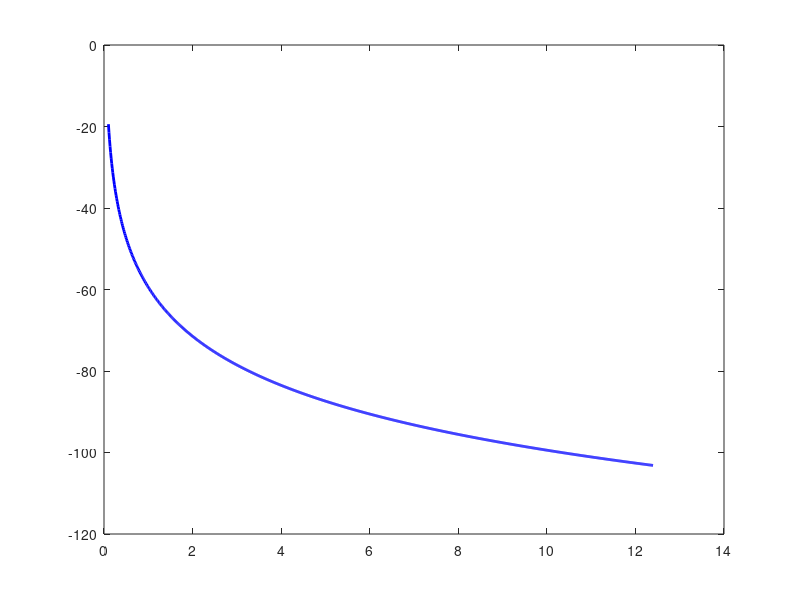

Here is the MATLAB script that generated this plot: (Note: this script raises an error after producing the figure.)
% Radar Maximum Range Calculation (Lab Experiment)
clear; clc; close all;

%% 1. Given Parameters
Pt = 10e3;                  % Transmit Power: 10 kW = 10,000 W
f = 10e9;                   % Frequency: 10 GHz = 10 x 10^9 Hz
c = 3e8;                    % Speed of light (m/s)
lambda = c / f;             % Wavelength = 0.03 m

Gt_dB = 30;                 % Transmitter Gain in dB
Gr_dB = 30;                 % Receiver Gain in dB
Gt = 10^(Gt_dB / 10);       % Linear Transmitter Gain (1000)
Gr = 10^(Gr_dB / 10);       % Linear Receiver Gain (1000)

sigma = 1.0;                % Radar Cross Section (m^2)
L_dB = 6;                   % System Losses in dB
L = 10^(L_dB / 10);         % Linear Loss Factor (~3.981)

Pmin_dBm = -100;            % Minimum Detectable Signal in dBm
Pmin = 10^((Pmin_dBm - 30)/10); % Convert dBm to Watts (1e-13 W)

%% 2. Calculate Maximum Radar Range (R_max)
% Formula: R_max = [ (Pt * Gt * Gr * sigma * lambda^2) / ((4*pi)^3 * Pmin * L) ]^(1/4)
R_max = ((Pt * Gt * Gr * sigma * (lambda^2)) / ((4*pi)^3 * Pmin * L))^(1/4);

% Display Result
fprintf('Maximum Radar Range (R_max): %.2f meters (%.2f km)\n', R_max, R_max / 1000);

%% 3. Plot Received Power vs Range
R = linspace(100, R_max * 1.2, 1000); % Range vector
Pr = (Pt * Gt * Gr * sigma * (lambda^2)) ./ ((4*pi)^3 * (R.^4) * L); % Received Power (W)
Pr_dBm = 10*log10(Pr / 1e-3); % Convert to dBm

figure('Name', 'Radar Performance');
plot(R / 1000, Pr_dBm, 'b-', 'LineWidth', 2); hold on;
yline(Pmin_dBm, 'r--', 'P_{min} Threshold (-100 dBm)', 'LineWidth', 1.5);
xline(R_max / 1000, 'g--', sprintf('R_{max} = %.2f km', R_max/1000), 'LineWidth', 1.5);

xlabel('Range R (km)');
ylabel('Received Power P_r (dBm)');
title('Received Power vs. Target Range');
grid on;
